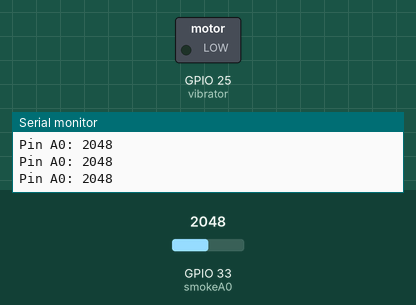
Recording of a sketch running on a simulated ESP32. On the bench: switched loads named in the sketch (green lamp = pin HIGH), the last lines printed to the serial monitor. The test bench sets the inputs (shaded band); at power-on: GPIO 33 (smokeA0) = 2048.

Above: at 1.2 s.
1.3 s: GPIO 33 (smokeA0) set to 2132
2.8 s: GPIO 33 (smokeA0) set to 2263
At 3.3 s:
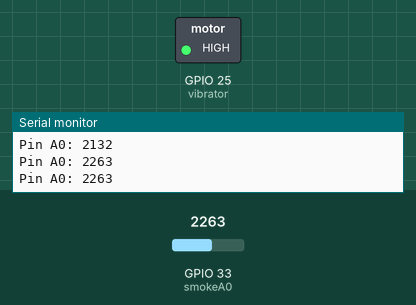
4.3 s: GPIO 33 (smokeA0) set to 2160
At 5.5 s:
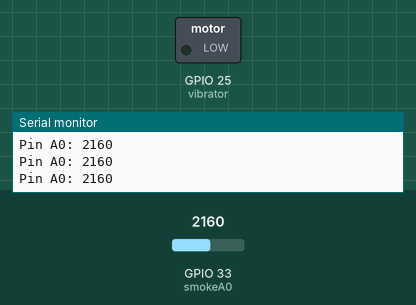
5.8 s: GPIO 33 (smokeA0) set to 2240
At 6.9 s:
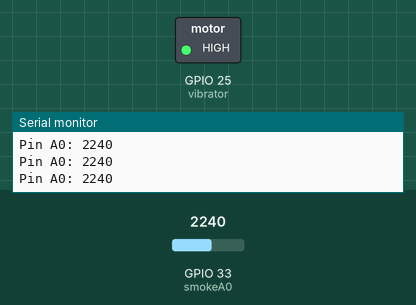
Timing chart, 0 to 8.3 s (numbered marks = the images above; inputs shaded):
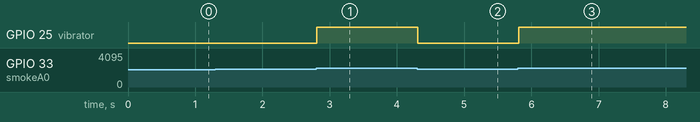

The sketch:

CO_sensor.ino
```cpp
int vibrator = 25;
int smokeA0 = 33;
// Your threshold value
int sensorThres = 2200;

void setup() {

  pinMode(vibrator, OUTPUT);
  pinMode(smokeA0, INPUT);
  Serial.begin(9600);
}

void loop() {
  int analogSensor = analogRead(smokeA0);

  Serial.print("Pin A0: ");
  Serial.println(analogSensor);
  // Checks if it has reached the threshold value
  if (analogSensor > sensorThres)
  {
    digitalWrite(vibrator,1);
    delay(150);
    //tone(buzzer, 1000, 200);
  }
  else
  {

    digitalWrite(vibrator, 0);
    //noTone(buzzer);
  }
  delay(100);
}
```

Measured:
- the behaviour switches between 2200 and 2201 on GPIO 33 (smokeA0) (found by bisection; images 0 and 1)
- after the input at 2.8 s, GPIO 25 (vibrator): LOW → HIGH at once
- after the input at 4.3 s, GPIO 25 (vibrator): HIGH → LOW at once
- after the input at 5.8 s, GPIO 25 (vibrator): LOW → HIGH at once
